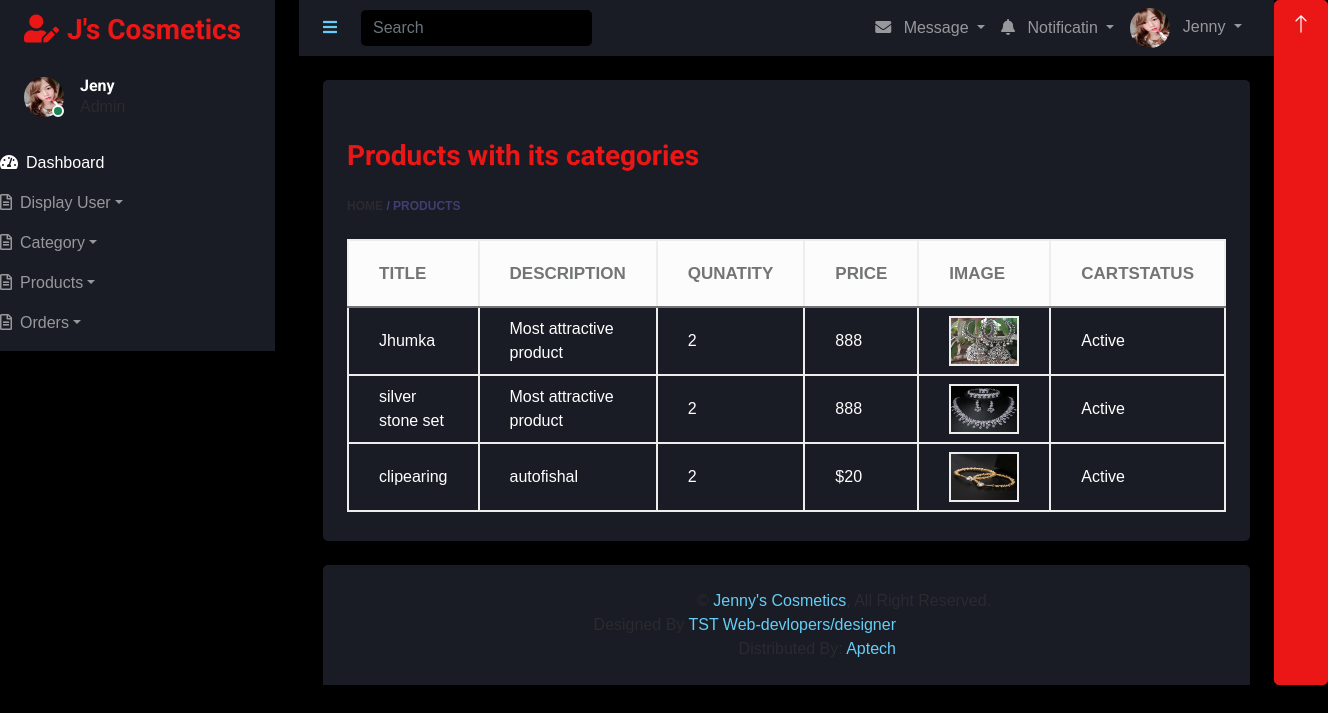
The app's page /admin/order.php with its own data.
### tables this page shows
CREATE TABLE `cart` (
  `cartid` int(11) NOT NULL,
  `userid` int(11) NOT NULL,
  `proid` int(11) NOT NULL,
  `cartqty` tinyint(20) NOT NULL,
  `cartstatus` tinyint(1) NOT NULL DEFAULT 1,
  `cartdate` datetime NOT NULL DEFAULT current_timestamp(),
  `carttime` time NOT NULL DEFAULT current_timestamp()
);

CREATE TABLE `addproduct` (
  `pid` int(11) NOT NULL,
  `ptitle` varchar(255) NOT NULL,
  `pdescription` text NOT NULL,
  `pcategory` int(255) NOT NULL,
  `pprice` varchar(255) NOT NULL,
  `pimage` varchar(255) NOT NULL,
  `status` tinyint(4) NOT NULL DEFAULT 1
);

### admin/order.php (the view, shortened to what this page needs)
<?php
require('../includes/config.php');
$cart_data = "SELECT * from cart AS c INNER JOIN `user-register` AS user ON c.userid = user.id INNER JOIN addproduct AS p ON p.pid = c.proid";
$con_view = mysqli_query($connection , $cart_data);
 if( mysqli_num_rows($con_view) > 0){
?>
<!DOCTYPE html>
<html lang="en">
<head>
    <link href="https://cdnjs.cloudflare.com/ajax/libs/font-awesome/5.10.0/css/all.min.css" rel="stylesheet">
    <link href="https://cdn.jsdelivr.net/npm/bootstrap-icons@1.4.1/font/bootstrap-icons.css" rel="stylesheet">
    <link href="lib/owlcarousel/assets/owl.carousel.min.css" rel="stylesheet">
    <link href="lib/tempusdominus/css/tempusdominus-bootstrap-4.min.css" rel="stylesheet" />
    <link href="css/bootstrap.min.css" rel="stylesheet">
    <link href="css/style.css" rel="stylesheet">
</head>
<body>
    <div class="container-fluid position-relative d-flex p-0">
       <?php
       include('sidebar.php');
       ?>
        <div class="content">
             <?php
             include('navbar.php');
             ?>
            <div class="container-fluid pt-4 px-4">
                <div class="row g-4">
                      <div class="col-12">
                        <div class="bg-secondary rounded h-100 p-4">
                        <div class="page-title-inner">
                                <h3 class="mb-4 text-primary">Products with its categories</h3>
                                <div class="breadcumb"> <a href="index.php">Home</a><span> / </span><span>Products</span></div>
                                <br>
                            <div class="table-responsive">
                                <table class="table table-bordered text-white table-hover mb-0">
                                    <thead class="text-secondary bg-white">
                                        <tr>
                                            <th scope="col">Title</th>
                                            <th scope="col">Description</th>
                                            <th scope="col">Qunatity</th>
                                            <th scope="col">Price</th>
                                            <th scope="col">Image</th>
                                            <th scope="col">Cartstatus</th>
                                        </tr>
                                    </thead>
                                    <tbody>
                                     <?php
                                     while($pro_up = mysqli_fetch_assoc($con_view)){
                                     ?>
                                        <tr>
                                            <td><?php echo $pro_up['ptitle'];?></td>
                                            <td><?php echo $pro_up['pdescription'];?></td>
                                            <td><?php echo $pro_up['pcategory'];?></td>
                                            <td><?php echo $pro_up['pprice'];?></td>
                                            <td>
                                                <img src="<?php echo '../images/' . $pro_up['pimage'];?>" alt=""height="50px" width="70px">
                                            </td>
                                            <?php
                                            if($pro_up['cartstatus'] == 1){
                                            ?>
                                            <td><?php echo "Active" ?></td>
                                            <?php
                                            }
                                            ?>
                                        </tr>
                                        <?php
                                        }
                                    }
                                        ?>
                                    </tbody>
                                </table>
                            </div>
                        </div>
                    </div>
                </div>
            </div>
            </div>
            <?php
            include('footer.php');
            ?>
        </div>
        <a href="#" class="btn btn-lg btn-primary btn-lg-square back-to-top"><i class="bi bi-arrow-up"></i></a>
    </div>
</body>
</html>

### admin/sidebar.php (shortened to what this page needs)
<div class="sidebar pe-4 pb-3">
            <nav class="navbar bg-secondary navbar-dark">
                <a href="index.php" class="navbar-brand mx-4 mb-3">
                    <h3 class="text-primary"><i class="fa fa-user-edit me-2"></i>J's Cosmetics </h3>
                </a>
                <div class="d-flex align-items-center ms-4 mb-4">
                    <div class="position-relative">
                        <img class="rounded-circle" src="./img/jeny.jpg" alt="" style="width: 40px; height: 40px;">
                        <div class="bg-success rounded-circle border border-2 border-white position-absolute end-0 bottom-0 p-1"></div>
                    </div>
                    <div class="ms-3">
                        <h6 class="mb-0">Jeny</h6>
                        <span>Admin</span>
                    </div>
                </div>
                <div class="navbar-nav w-100">
                    <a href="index.php" class="nav-item nav-link active"><i class="fa fa-tachometer-alt me-2"></i>Dashboard</a>
                    <div class="nav-item dropdown">
                        <a href="#" class="nav-link dropdown-toggle" data-bs-toggle="dropdown"><i class="far fa-file-alt me-2"></i>Display User</a>
                    </div>
                    <div class="nav-item dropdown">
                        <a href="#" class="nav-link dropdown-toggle" data-bs-toggle="dropdown"><i class="far fa-file-alt me-2"></i>Category</a>
                    </div>
                    <div class="nav-item dropdown">
                        <a href="#" class="nav-link dropdown-toggle" data-bs-toggle="dropdown"><i class="far fa-file-alt me-2"></i>Products</a>
                        <div class="nav-item dropdown">
                        <a href="#" class="nav-link dropdown-toggle" data-bs-toggle="dropdown"><i class="far fa-file-alt me-2"></i>Orders</a>
                    </div>
                </div>
            </nav>
        </div>

### admin/navbar.php (shortened to what this page needs)
<nav class="navbar navbar-expand bg-secondary navbar-dark sticky-top px-4 py-0">
                <a href="#" class="sidebar-toggler flex-shrink-0">
                    <i class="fa fa-bars"></i>
                </a>
                <form class="d-none d-md-flex ms-4">
                    <input class="form-control bg-dark border-0" type="search" placeholder="Search">
                </form>
                <div class="navbar-nav align-items-center ms-auto">
                    <div class="nav-item dropdown">
                        <a href="#" class="nav-link dropdown-toggle" data-bs-toggle="dropdown">
                            <i class="fa fa-envelope me-lg-2"></i>
                            <span class="d-none d-lg-inline-flex">Message</span>
                        </a>
                    </div>
                    <div class="nav-item dropdown">
                        <a href="#" class="nav-link dropdown-toggle" data-bs-toggle="dropdown">
                            <i class="fa fa-bell me-lg-2"></i>
                            <span class="d-none d-lg-inline-flex">Notificatin</span>
                        </a>
                    </div>
                    <div class="nav-item dropdown">
                        <a href="#" class="nav-link dropdown-toggle" data-bs-toggle="dropdown">
                            <img class="rounded-circle me-lg-2" src="img/jeny.jpg" alt="" style="width: 40px; height: 40px;">
                            <span class="d-none d-lg-inline-flex">Jenny</span>
                        </a>
                    </div>
                </div>
            </nav>

### admin/footer.php (shortened to what this page needs)
<div class="container-fluid mt-4 px-4" style="overflow: hidden;">
                <div class="bg-secondary rounded-top p-4">
                    <div class="row">
                        <div class="col-12 col-sm-12 text-center text-sm-start" style="margin-left: 350px;">
                            &copy; <a href="jeny.php">Jenny's Cosmetics</a>, All Right Reserved.
                        </div>
                        <div class="col-12 col-sm-12 text-center text-sm-end" style="margin-left: -330px;">
                            Designed By <a href="index.php">TST Web-devlopers/designer</a>
                            <br style="margin-left: 950px;">Distributed By: <a href="https://themewagon.com" target="_blank">Aptech</a>
                        </div>
                    </div>
                </div>
            </div>

### records on screen
cart: proid.ptitle "Jhumka", proid.pdescription "Most attractive product", proid.pcategory "2", proid.pprice "888", proid.pimage (picture), cartstatus "Active"
cart: proid.ptitle "silver stone set", proid.pdescription "Most attractive product", proid.pcategory "2", proid.pprice "888", proid.pimage (picture), cartstatus "Active"
cart: proid.ptitle "clipearing", proid.pdescription "autofishal", proid.pcategory "2", proid.pprice "$20", proid.pimage (picture), cartstatus "Active"
